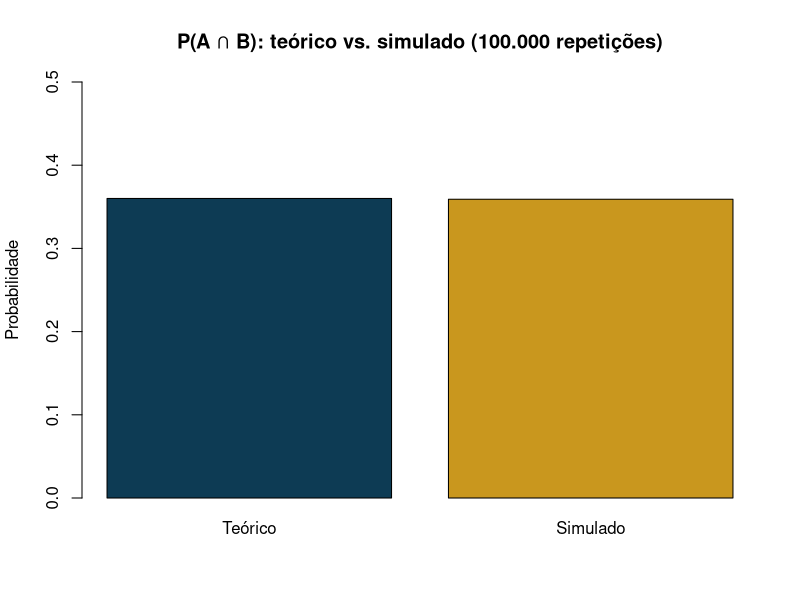

R code for this plot:
## ---- chunk 1
knitr::opts_chunk$set(echo = TRUE, warning = FALSE, message = FALSE, fig.retina = 2)
## ---- chunk 2
p_desemp <- 110/500
p_superior <- 250/500
p_desemp_e_superior_indep <- p_desemp * p_superior   # se fossem independentes
p_desemp_e_superior_real  <- 40/500                    # valor real observado

c(esperado_sob_independencia = p_desemp_e_superior_indep,
  observado = p_desemp_e_superior_real)
## ---- chunk 3
set.seed(12)
n_sim <- 100000
p_A <- 0.6   # prob. de solucionar o caso A
p_B <- 0.6   # prob. de solucionar o caso B (independente de A)

caso_A <- rbinom(n_sim, size = 1, prob = p_A)   # 1 = solucionado
caso_B <- rbinom(n_sim, size = 1, prob = p_B)

p_ambos_simulado <- mean(caso_A == 1 & caso_B == 1)
p_ambos_teorico  <- p_A * p_B

c(simulado = p_ambos_simulado, teorico = p_ambos_teorico)
## ---- chunk 4
barplot(c(Teórico = p_ambos_teorico, Simulado = p_ambos_simulado),
        col = c("#0d3b54", "#c9971e"), ylim = c(0, 0.5),
        main = "P(A ∩ B): teórico vs. simulado (100.000 repetições)",
        ylab = "Probabilidade")
